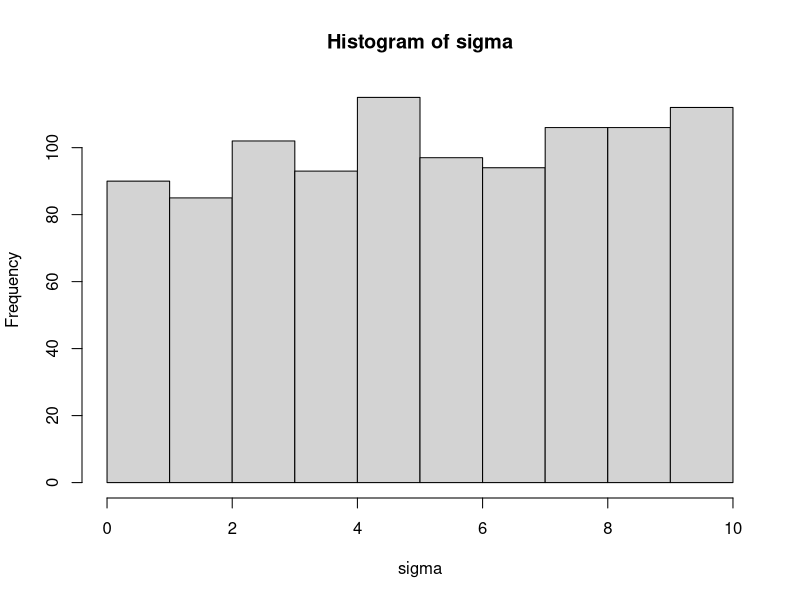
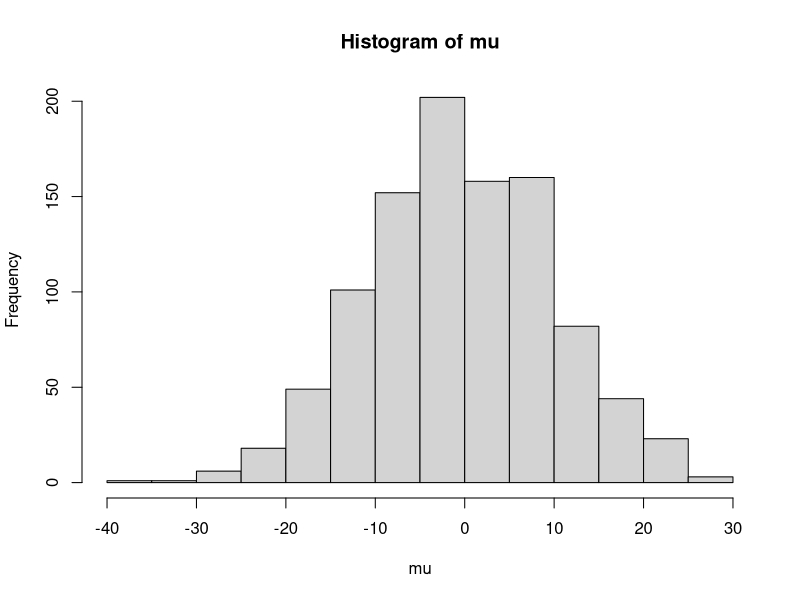
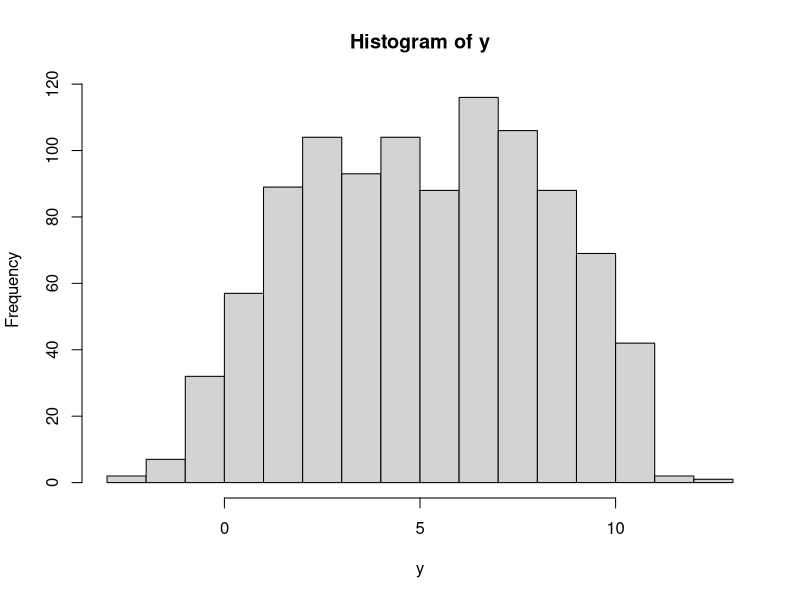
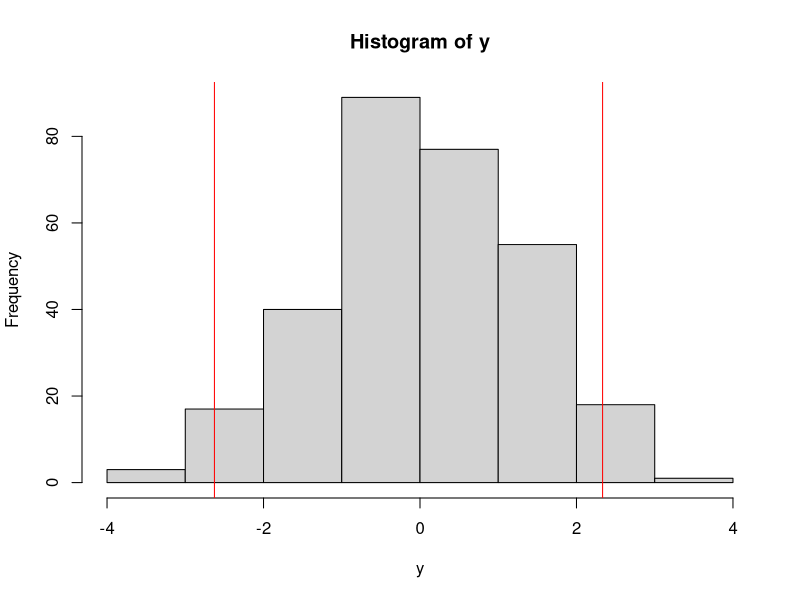
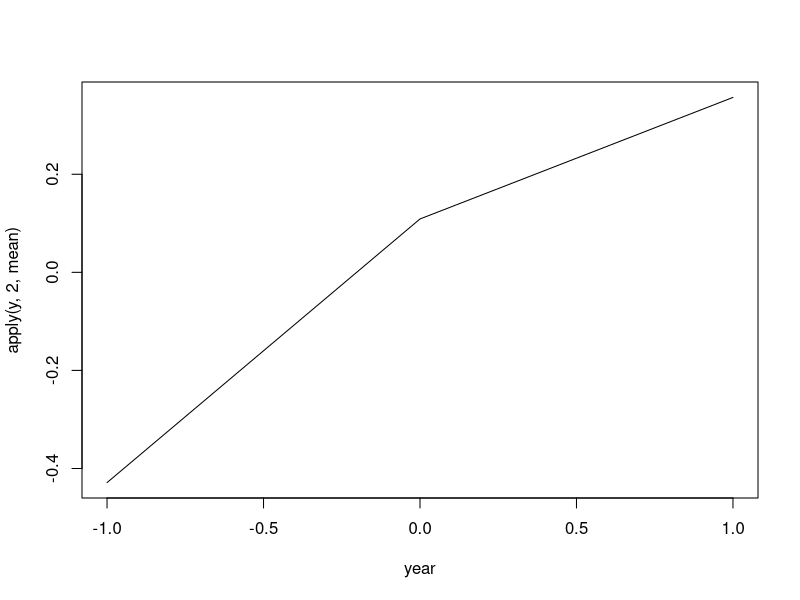
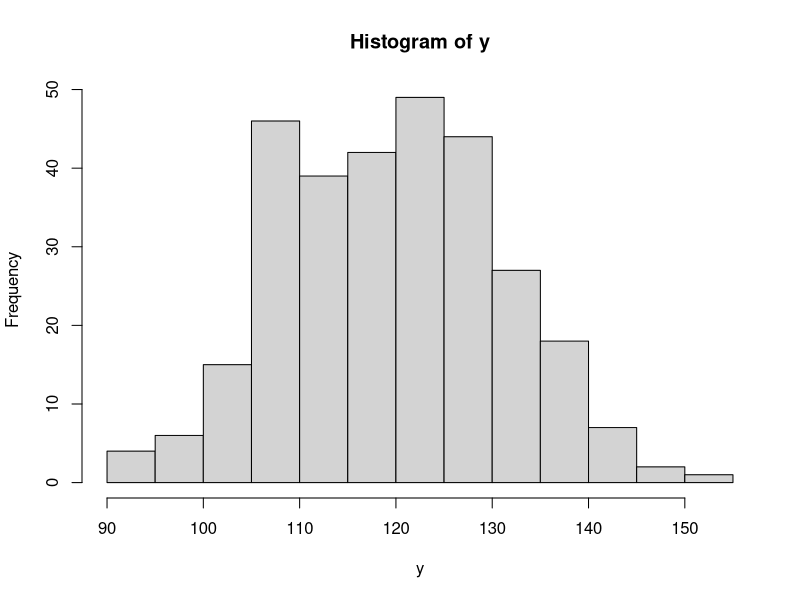
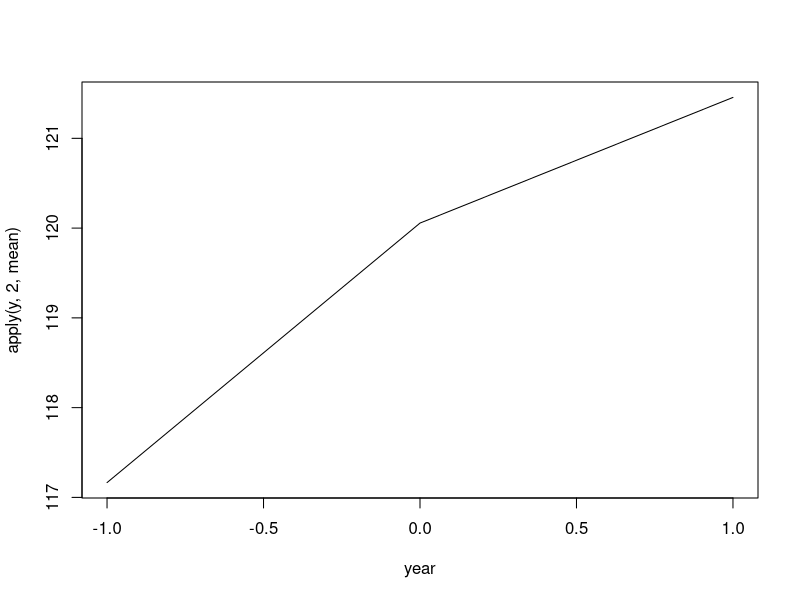
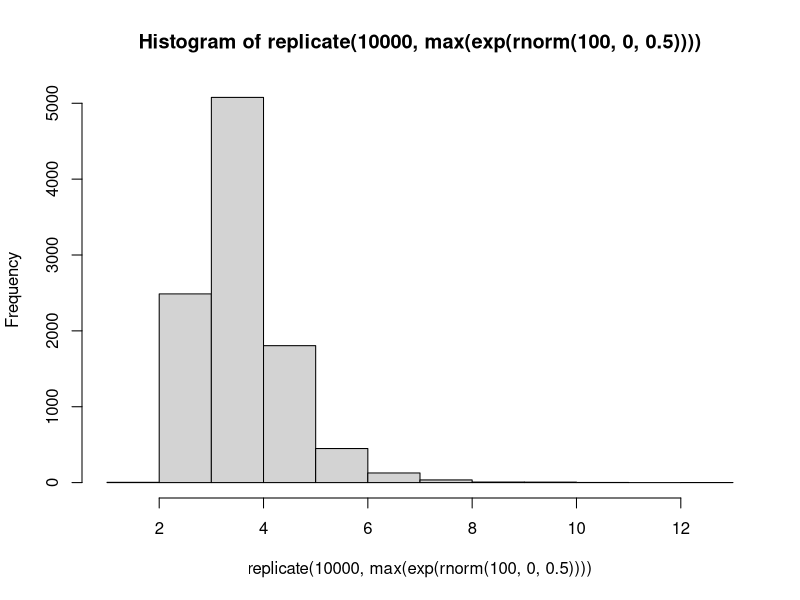

The R source for these figures, in order:
## ---- chunk 1
sigma <- runif(1000, 0, 10)
mu <- rnorm(1000, 0, 10)
y <- rnorm(mu, sigma)
hist(sigma)
hist(mu)
hist(y)
## ---- chunk 2
alist(
  y ~ dnorm(mu, sigma),
  mu ~ dnorm(0, 10),
  sigma ~ dunif(0,10)
)
## ---- chunk 3
# center year so that it is (-1, 0, 1)
# standardize height measurements so that they have a mean of 0 and a stdv of 1
n <- 100
a <- rnorm(n,0, .5)
b <- rnorm(n,.5, .5)
y <- matrix(nrow = n, ncol = 3)
sigma <- rnorm(n, 0, .25)
for(i in 1:3){
  y[,i] <- rnorm(n, a + b*(i-2), exp(sigma))
}

hist(y)
abline(v = quantile(y,c(.025, .975)),
       col = "red")

year <- c(-1,0,1)
plot(apply(y,2,mean) ~ year, type = "l")
## ---- chunk 4

a <- rnorm(n,120, 10)
b <- rnorm(n,2,.5)
sigma <- rnorm(n,0, 1)

y <- matrix(nrow = n, ncol = 3)
for(i in 1:3){
  y[,i] <- rnorm(n, a + b*(i-2), exp(sigma))
}

hist(y)
plot(apply(y, 2, mean) ~ year, type = "l")

## ---- chunk 5

hist(replicate(1e4, max(exp(rnorm(100, 0, .5)))))
